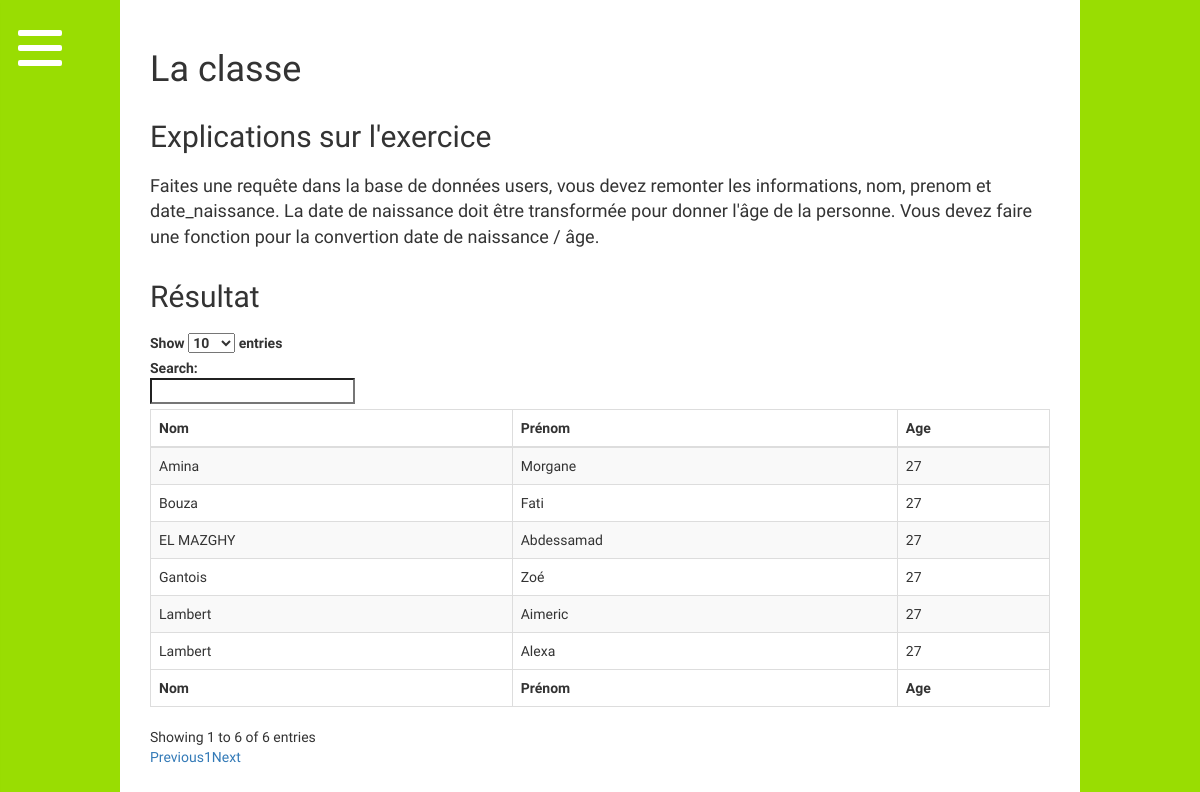
The page /classe/index.php on the database its author committed.
### tables this page shows
CREATE TABLE `users` (
  `id` int(11) NOT NULL,
  `nom` varchar(100) NOT NULL,
  `prenom` varchar(100) NOT NULL,
  `date_naissance` date NOT NULL
);

### classe/index.php (the view, shortened to what this page needs)
<?php  include '../config.php'; ?>
<?php  include '../header.php'; ?>
<?php
$selectEleve = $dbconnexion->query('SELECT nom,prenom,TIMESTAMPDIFF(YEAR, date_naissance,NOW()) AS age FROM users ');
$selectEleve->execute();
$selectEleve->setFetchMode(PDO::FETCH_ASSOC);
?>
    <div class="general-content">
        <h1>La classe</h1>
        <h2>Explications sur l'exercice</h2>
        <p>Faites une requête dans la base de données users, vous devez remonter les informations, nom, prenom et date_naissance. La date de naissance doit être transformée pour donner l'âge de la personne. Vous devez faire une fonction pour la convertion date de naissance / âge.
        </p>
        <h2>Résultat</h2>
        <table id="example" class="table table-striped table-bordered" cellspacing="0" width="100%">
            <thead>
            <tr>
                <th>Nom</th>
                <th>Prénom</th>
                <th>Age</th>
            </tr>
            </thead>
            <tfoot>
            <tr>
                <th>Nom</th>
                <th>Prénom</th>
                <th>Age</th>
            </tr>
            </tfoot>
            <tbody>
            <?php
            foreach ($selectEleve->fetchAll() as $key => $value) {
                echo '
                    <tr>
                        <td>'.$value["nom"].'</td>
                        <td>'.$value["prenom"].'</td>
                        <td>'.$value["age"].'</td>
                    </tr>
                ';
            }
            ?>
            </tbody>
        </table>
    </div>
<?php  include '../footer.php'; ?>

### header.php (shortened to what this page needs)
<!DOCTYPE html>
<html>
<head>
    <link rel="stylesheet" type="text/css" href="http://maxcdn.bootstrapcdn.com/bootstrap/3.3.6/css/bootstrap.min.css">
    <link rel="stylesheet" type="text/css" href="https://cdn.datatables.net/1.10.12/css/dataTables.bootstrap.min.css">
    <link rel="stylesheet" type="text/css" href="../css/menufullpage.css" rel="stylesheet" type="text/css">
</head>
<body>
<a href="#menu" class="menu-link">
    <span>toggle menu</span>
</a>

### footer.php (shortened to what this page needs)
</body>
</html>

### css/menufullpage.css (style rules this page uses)
html { height:100%; }
body { background-color:#99cc00; margin: 0 auto; font-family: 'Montserrat Alternates', sans-serif; margin:0; padding:0; background: url(/img/background.svg) no-repeat center fixed; -webkit-background-size: cover; background-size: cover; height:100%; }
.menu-link { z-index: 999; display: block; position: fixed; top: 0; left: 0; overflow: hidden; margin: 0; padding: 0; width: 80px; height: 80px; font-size: 0; text-indent: -9999px; -webkit-appearance: none; -moz-appearance: none; appearance: none; box-shadow: none; border-radius: none; border: none; cursor: pointer; -webkit-transition: background 0.3s; transition: background 0.3s; background-color: transparent; }
.menu-link span { display: block; position: absolute; top: 45px; left: 18px; right: 18px; height: 6px; border-radius: 2px; background: white; -webkit-transition: background 0 0.3s; transition: background 0 0.3s; }
.menu-link span::before, .menu-link span::after { position: absolute; display: block; left: 0; width: 100%; height: 6px; border-radius: 2px; background-color: #fff; content: ""; -webkit-transition-duration: 0.3s, 0.3s; transition-duration: 0.3s, 0.3s; -webkit-transition-delay: 0.3s, 0; transition-delay: 0.3s, 0; }
.menu-link span::before { top: -15px; -webkit-transition-property: top, -webkit-transform; transition-property: top, transform; }
.menu-link span::after { bottom: -15px; -webkit-transition-property: bottom, -webkit-transform; transition-property: bottom, transform; }
.general-content { width: 80%; margin: 0 auto; background-color: white; padding:30px; }
h1 { margin-bottom:30px; }
h2 { margin-top:30px; margin-bottom:20px; }
p { font-size:18px; }

### rows shown on the page
users: nom "EL MAZGHY", prenom "Abdessamad", age "27"
users: nom "Lambert", prenom "Aimeric", age "27"
users: nom "Amina", prenom "Morgane", age "27"
users: nom "Lambert", prenom "Alexa", age "27"
users: nom "Gantois", prenom "Zoé", age "27"
users: nom "Bouza", prenom "Fati", age "27"
